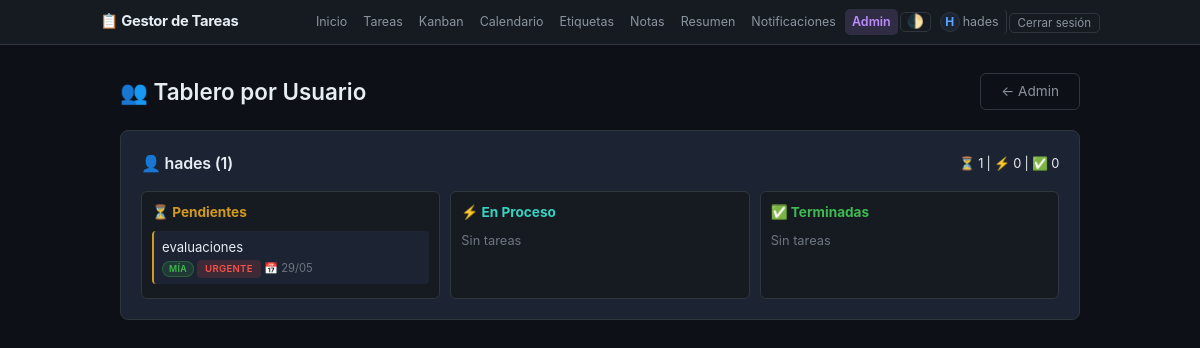
Page /admin-panel/board/ (signed in) on the committed database.
### core/models.py (models this page shows, shortened)
class Task(models.Model):
    ESTADOS = [
        ('pendiente', 'Pendiente'),
        ('proceso', 'En Proceso'),
        ('terminada', 'Terminada'),
    ]
    PRIORIDADES = [
        ('baja', 'Baja'),
        ('media', 'Media'),
        ('alta', 'Alta'),
        ('urgente', 'Urgente'),
    ]
    FRECUENCIAS = [
        ('diaria', 'Diaria'),
        ('semanal', 'Semanal'),
        ('mensual', 'Mensual'),
    ]
    usuario = models.ForeignKey(User, on_delete=models.CASCADE, verbose_name='Responsable')
    creado_por = models.ForeignKey(User, on_delete=models.SET_NULL, null=True, blank=True,
                                   related_name='tareas_creadas', verbose_name='Creada por')
    titulo = models.CharField(max_length=200, verbose_name='Título')
    comentarios = models.TextField(blank=True, verbose_name='Comentarios')
    estado = models.CharField(max_length=20, choices=ESTADOS, default='pendiente', verbose_name='Estado')
    prioridad = models.CharField(max_length=10, choices=PRIORIDADES, default='media', verbose_name='Prioridad')
    departamento = models.ForeignKey(Department, on_delete=models.SET_NULL, null=True, blank=True,
                                     verbose_name='Departamento')
    fecha_creacion = models.DateField(auto_now_add=True, verbose_name='Fecha de creación')
    fecha_vencimiento = models.DateField(null=True, blank=True, verbose_name='Fecha de vencimiento')
    fecha_completada = models.DateField(null=True, blank=True, verbose_name='Fecha completada')
    horas_estimadas = models.DecimalField(max_digits=6, decimal_places=2, null=True, blank=True, verbose_name='Horas estimadas')
    horas_tomadas = models.DecimalField(max_digits=6, decimal_places=2, null=True, blank=True, verbose_name='Horas tomadas')
    recordatorio = models.DateTimeField(null=True, blank=True, verbose_name='Recordatorio')
    recurrente = models.BooleanField(default=False, verbose_name='Recurrente')
    frecuencia = models.CharField(max_length=10, choices=FRECUENCIAS, blank=True, verbose_name='Frecuencia')
    parent = models.ForeignKey('self', on_delete=models.CASCADE, null=True, blank=True,
                               related_name='subtareas', verbose_name='Tarea padre')
    etiquetas = models.ManyToManyField(Tag, blank=True, verbose_name='Etiquetas')
    share_token = models.UUIDField(editable=False, null=True, blank=True, unique=True,
                                    verbose_name='Token compartir')
    orden = models.PositiveIntegerField(default=0, verbose_name='Orden')
    creado = models.DateTimeField(auto_now_add=True)
    actualizado = models.DateTimeField(auto_now=True)
    locked_by = models.ForeignKey(User, on_delete=models.SET_NULL, null=True, blank=True,
                                   related_name='tareas_bloqueadas', verbose_name='Bloqueada por')
    locked_at = models.DateTimeField(null=True, blank=True, verbose_name='Bloqueada desde')
    class Meta:
        ordering = ['orden', '-fecha_creacion', '-creado']
        verbose_name = 'Tarea'
        verbose_name_plural = 'Tareas'

### core/views.py (the view)
# urls.py: path('admin-panel/board/', views.admin_board, name='admin_board'),
@login_required
@admin_mod_required
def admin_board(request):
    usuarios = User.objects.all().order_by('username')
    board_data = []
    for u in usuarios:
        qs = Task.objects.filter(usuario=u)
        board_data.append({
            'usuario': u,
            'pendientes': qs.filter(estado='pendiente'),
            'proceso': qs.filter(estado='proceso'),
            'terminadas': qs.filter(estado='terminada'),
            'total': qs.count(),
        })
    return render(request, 'core/admin/board.html', {'board_data': board_data})

### core/context_processors.py (called while the page is built)
def notificaciones(request):
    ctx = {}
    if request.user.is_authenticated:
        ctx['notificaciones_no_leidas'] = Notification.objects.filter(
            usuario=request.user, leido=False
        ).count()
        profile, _ = Profile.objects.get_or_create(usuario=request.user)
        ctx['user_rol'] = profile.rol
        ctx['user_es_admin'] = profile.rol == 'admin'
        ctx['user_es_moderador'] = profile.rol == 'moderador'
    else:
        ctx['notificaciones_no_leidas'] = 0
        ctx['user_rol'] = ''
        ctx['user_es_admin'] = False
        ctx['user_es_moderador'] = False
    return ctx

### core/views.py (called while the page is built)
def admin_mod_required(view_func):
    @wraps(view_func)
    def _wrapped(request, *args, **kwargs):
        p = Profile.objects.filter(usuario=request.user).first()
        if not p or p.rol not in ('admin', 'moderador'):
            raise PermissionDenied
        return view_func(request, *args, **kwargs)
    return _wrapped

### core/templates/core/admin/board.html (shortened to what this page needs)
{% extends 'core/base.html' %}
{% block content %}
<div class="admin-page">
    <div class="page-header">
        <h1>👥 Tablero por Usuario</h1>
        <a href="{% url 'admin_dashboard' %}" class="btn">← Admin</a>
    </div>
    {% for item in board_data %}
    <div class="section" style="margin-bottom:20px">
        <h2 style="display:flex;justify-content:space-between;align-items:center">
            <span>👤 {{ item.usuario.username }} ({{ item.total }})</span>
            <span style="font-size:0.8rem;font-weight:400">
                ⏳ {{ item.pendientes.count }} | ⚡ {{ item.proceso.count }} | ✅ {{ item.terminadas.count }}
            </span>
        </h2>
        <div style="display:grid;grid-template-columns:1fr 1fr 1fr;gap:10px">
            <div style="background:var(--bg-secondary);border-radius:6px;padding:10px;border:1px solid var(--border)">
                <h3 style="font-size:0.85rem;color:var(--yellow);margin-bottom:8px">⏳ Pendientes</h3>
                {% for t in item.pendientes %}
                <div style="padding:6px 8px;margin-bottom:4px;background:var(--bg-card);border-radius:4px;border-left:2px solid var(--yellow);font-size:0.82rem">
                    <a href="{% url 'task_detail' t.id %}" style="color:var(--text-primary);text-decoration:none">{{ t.titulo|truncatechars:30 }}</a>
                    <div style="font-size:0.7rem;color:var(--text-muted);margin-top:2px">
                        {% if t.usuario == user %}<span class="ownership-badge mia">Mía</span>{% elif t.usuario %}<span class="ownership-badge depto">Depto</span>{% endif %}
                        <span class="priority priority-{{ t.prioridad }}" style="font-size:0.6rem">{{ t.get_prioridad_display }}</span>
                        {% if t.fecha_vencimiento %}<span>📅 {{ t.fecha_vencimiento|date:"d/m" }}</span>{% endif %}
                    </div>
                </div>
                {% empty %}
                <p style="color:var(--text-muted);font-size:0.8rem">Sin tareas</p>
                {% endfor %}
            </div>
            <div style="background:var(--bg-secondary);border-radius:6px;padding:10px;border:1px solid var(--border)">
                <h3 style="font-size:0.85rem;color:var(--cyan);margin-bottom:8px">⚡ En Proceso</h3>
                {% for t in item.proceso %}
                <div style="padding:6px 8px;margin-bottom:4px;background:var(--bg-card);border-radius:4px;border-left:2px solid var(--cyan);font-size:0.82rem">
                    <a href="{% url 'task_detail' t.id %}" style="color:var(--text-primary);text-decoration:none">{{ t.titulo|truncatechars:30 }}</a>
                    <div style="font-size:0.7rem;color:var(--text-muted);margin-top:2px">
                        <span class="priority priority-{{ t.prioridad }}" style="font-size:0.6rem">{{ t.get_prioridad_display }}</span>
                        {% if t.horas_tomadas %}<span>⏱ {{ t.horas_tomadas }}h</span>{% endif %}
                    </div>
                </div>
                {% empty %}
                <p style="color:var(--text-muted);font-size:0.8rem">Sin tareas</p>
                {% endfor %}
            </div>
            <div style="background:var(--bg-secondary);border-radius:6px;padding:10px;border:1px solid var(--border)">
                <h3 style="font-size:0.85rem;color:var(--green);margin-bottom:8px">✅ Terminadas</h3>
                {% for t in item.terminadas %}
                <div style="padding:6px 8px;margin-bottom:4px;background:var(--bg-card);border-radius:4px;border-left:2px solid var(--green);font-size:0.82rem;opacity:0.7">
                    <a href="{% url 'task_detail' t.id %}" style="color:var(--text-primary);text-decoration:none">{{ t.titulo|truncatechars:30 }}</a>
                    <div style="font-size:0.7rem;color:var(--text-muted);margin-top:2px">
                        {% if t.fecha_completada %}<span>✅ {{ t.fecha_completada|date:"d/m" }}</span>{% endif %}
                    </div>
                </div>
                {% empty %}
                <p style="color:var(--text-muted);font-size:0.8rem">Sin tareas</p>
                {% endfor %}
            </div>
        </div>
    </div>
    {% endfor %}
</div>
{% endblock %}

### core/templates/core/base.html (shortened to what this page needs)
<!DOCTYPE html>
<html lang="es">
<head>
    {% load static %}
    <link rel="stylesheet" href="{% static 'core/style.css' %}">
</head>
<body>
    <nav class="navbar">
        <div class="container nav-container">
            <a href="{% url 'index' %}" class="nav-brand">📋 Gestor de Tareas</a>
            {% if user.is_authenticated %}
            <div class="nav-links">
                <a href="{% url 'index' %}">Inicio</a>
                <a href="{% url 'task_list' %}">Tareas</a>
                <a href="{% url 'kanban' %}">Kanban</a>
                <a href="{% url 'calendar' %}">Calendario</a>
                <a href="{% url 'tag_list' %}">Etiquetas</a>
                <a href="{% url 'note_list' %}">Notas</a>
                <a href="{% url 'summary' %}">Resumen</a>
                <a href="{% url 'notification_list' %}" class="notif-link">
                    Notificaciones
                </a>
                {% if user_es_admin %}
                <a href="{% url 'admin_dashboard' %}" class="nav-admin">Admin</a>
                {% elif user_es_moderador %}
                <a href="{% url 'admin_tasks' %}" class="nav-admin">Admin</a>
                {% endif %}
                <button class="theme-toggle" id="themeToggle" title="Cambiar tema">🌓</button>
                <a href="{% url 'profile' %}" class="user-name">
                    {% if user.profile.avatar %}
                    <img src="{{ user.profile.avatar.url }}" class="nav-avatar" alt="avatar">
                    {% elif user.profile.avatar_icon %}
                    <span class="nav-avatar-emoji" title="Icono">{{ user.profile.avatar_icon }}</span>
                    {% else %}
                    <span class="nav-avatar-emoji">{{ user.username|first|upper }}</span>
                    {% endif %}
                    {{ user.username }}
                </a>
                <form method="post" action="{% url 'logout' %}" class="logout-form">
                    <button type="submit" class="btn-logout">Cerrar sesión</button>
                </form>
            </div>
            {% endif %}
        </div>
    </nav>
    <div class="container">
        {% block content %}{% endblock %}
    </div>
</body>
</html>

### rows in the picture
Task: titulo "evaluaciones", shows "MÍA", prioridad "URGENTE", fecha_vencimiento "29/05"

### other values in the picture
{{ user.username|first|upper }} "H"
{{ user.username }} "hades"
{{ item.usuario.username }} "hades"
{{ item.total }} "1"
{{ item.pendientes.count }} "1"
{{ item.proceso.count }} "0"
{{ item.terminadas.count }} "0"
